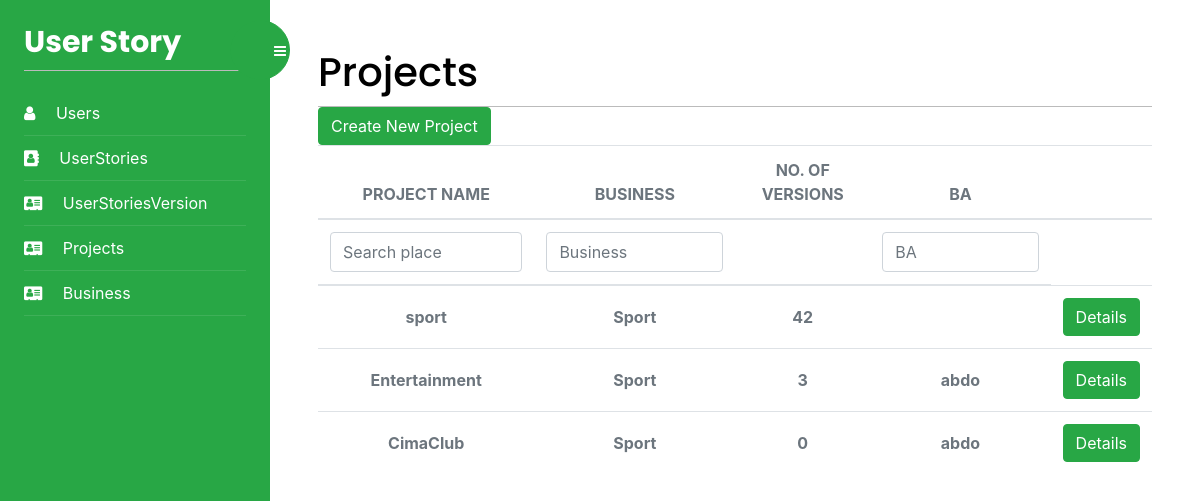
/Projects/list/ (signed in), run on the app's committed database.
### UserStoryApp/models.py (models this page shows, shortened)
class Project(models.Model):
    id = models.AutoField(primary_key=True)
    name = models.TextField(blank=True)
    Business = models.ForeignKey(Business, on_delete=models.CASCADE)
    User = models.ForeignKey(
        User, on_delete=models.CASCADE, blank=True, null=True)
    project = ""
    class Meta:
        db_table = "Project"

class Business(models.Model):
    id = models.AutoField(primary_key=True)
    businessIndustry = models.ManyToManyField(
        BusinessCategory)
    hourlyRate = models.IntegerField(blank=True, null=True)
    name = models.TextField(blank=True)
    LegalEntityName = models.TextField(blank=True)
    Address = models.TextField(blank=True)
    BusinessNumber = models.IntegerField(blank=True, null=True)
    BusinessEmail = models.TextField(blank=True)
    User = models.ManyToManyField(User)
    ABN = models.IntegerField(blank=True, null=True)
    class Meta:
        db_table = "Business"

class User (AbstractUser):
    Role = models.IntegerField(blank=True, null=True, default=2)
    project = []
    business = []

### Projects/views.py (the view)
# urls.py: path('list/', views.Projects_list, name='Projects'),
@login_required
def Projects_list(request):
    project = Project.objects.all()
    my_filter = ProjectsFilter(request.GET, queryset=project)
    project = my_filter.qs
    BA = ""
    Business = ""
    if request.GET.get("Business"):
        Business = request.GET.get("Business")
        project = project.filter(
            Business__name__contains=Business)
    if request.GET.get("BA"):
        BA = request.GET.get("BA")
        project = project.filter(
            User__username__contains=BA)
    for p in project:
        userStoryVersion = UserStoryVersion.objects.filter(Project=p).all()
        p.project = len(userStoryVersion)
    return render(request, 'projects/projects.html', {'projects': project, 'BA': BA, 'Business': Business, 'filter': my_filter})

### Projects/templates/projects/projects.html (shortened to what this page needs)
{% extends "base.html" %}
{% block content %}
<div>
    <h1 class="m-auto">Projects</h1>
</div>
<a href="{% url 'AddProject' %}" class="btn btn-success" aria-hidden="true">Create New Project
</a>
<div class="table-responsive p-0">
    <table class="table align-items-center mb-0">
        <thead>
            <tr>
                <th class="text-center text-uppercase text-secondary text-xxs font-weight-bolder opacity-7">Project Name</th>
                <th class="text-center text-uppercase text-secondary text-xxs font-weight-bolder opacity-7">Business</th>
                <th class="text-center text-uppercase text-secondary text-xxs font-weight-bolder opacity-7">no. of Versions
                </th>
                <th class="text-center text-uppercase text-secondary text-xxs font-weight-bolder opacity-7">BA</th>
                <th class="text-secondary opacity-7"></th>
            </tr>
        </thead>
        <thead>
            <tr>
                <form id="form" method="get">
                    <th class="text-center text-uppercase text-secondary text-xxs font-weight-bolder opacity-7">
                        {{filter.form.name}}</th>
                    <th>
                        <input type="text" name="Business" value="{{Business}}" class="form-control filter" id="personaInputfilter" id="exampleInputEmail1"
                            aria-describedby="emailHelp" placeholder="Business">
                    </th>
                    <th></th>
                    <th>
                        <input type="text" name="BA" value="{{BA}}" class="form-control filter" id="personaInputfilter" id="exampleInputEmail1"
                            aria-describedby="emailHelp" placeholder="BA">
                    </th>
                </form>
            </tr>
        </thead>
        <tbody>
            {% for project in projects %}
                <tr>
                <td class="align-middle text-center">
                    <span class="text-secondary text-xs font-weight-bold">{{project.name}}</span>
                </td>
                <td class="align-middle text-center">
                    <span class="text-secondary text-xs font-weight-bold">{{project.Business.name}}</span>
                </td>
                <td class="align-middle text-center">
                    <span class="text-secondary text-xs font-weight-bold">{{project.project}}</span>
                </td>
                <td class="align-middle text-center">
                    <span class="text-secondary text-xs font-weight-bold">{{project.User.username}}</span>
                </td>
                <td class="align-middle text-center">
                    <a href="{% url 'projectDetails' project.id %}" class="btn btn-success" aria-hidden="true">
                        Details
                    </a>
                </td>
            </tr>
            {% endfor %}
        </tbody>
    </table>
</div>
{% endblock %}

### account/static/css/base.css (style rules this page uses)
body { margin:0; padding:0; font-family:helvetica, sans-serif; }
a { color:#12c064; text-decoration:none; }
h1, h2, h3, h4, h5 , h6 { font-family: 'Muli', sans-serif; font-weight:normal; }
h1 { border-bottom:1px solid #bbb; padding:0 0 10px 0; margin:10px 0 20px 0; }
form { overflow:auto; }
input, textarea { clear:both; float:left; margin:0 0 10px; background:#efefef; border:0; padding:6px 10px; font-size:14px; }

### data on the page
Project: name "sport", Business.name "Sport", project "42"
Project: name "Entertainment", Business.name "Sport", project "3", User.username "abdo"
Project: name "CimaClub", Business.name "Sport", project "0", User.username "abdo"
